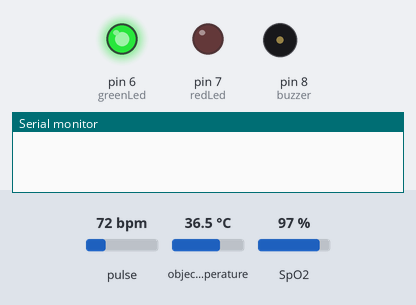
Simulated run of this sketch. Board: Arduino Uno, built with avr-gcc and run on an emulated ATmega328P. Shown: output pins drawn as LEDs (lit = HIGH), buzzer (waves = sounding), the last lines printed to the serial monitor. The test bench sets the inputs (shaded band); at power-on: object temperature 36.5 °C, pulse 72 bpm, SpO2 97 %.

Above: at 1.2 s.
1.3 s: object temperature set to 37 °C
4.5 s: object temperature set to 37.7 °C
At 5.7 s:
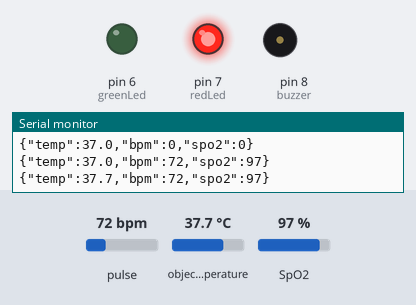
9.0 s: object temperature set to 20 °C
At 10.2 s:
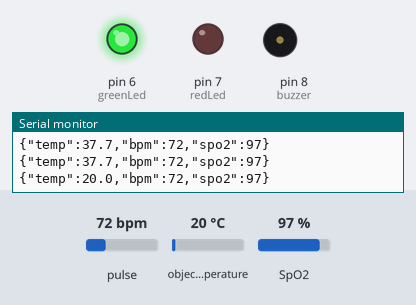
10.5 s: object temperature set to 39 °C
At 10.67 s:
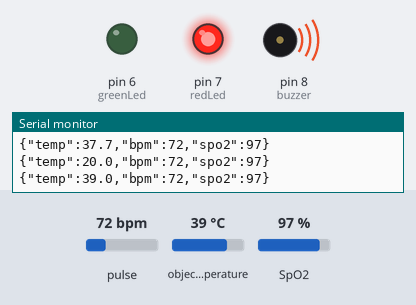
Timing chart, 0 to 17.0 s (numbered marks = the images above; inputs shaded):
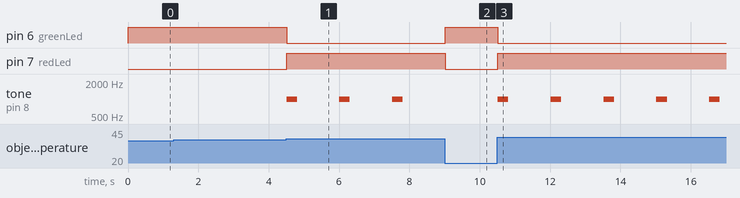

Measured:
- the behaviour switches between 37.4 and 37.5 °C on object temperature (found by bisection; images 0 and 1)
- after the input at 4.5 s, pin 6 (greenLed): HIGH → LOW at once; pin 7 (redLed): LOW → HIGH at once; tone on pin 8 (buzzer): alternates 1000 Hz for 0.30 s and silent for 1.2 s, starting at once
- after the input at 9.0 s, pin 6 (greenLed): LOW → HIGH at once; pin 7 (redLed): HIGH → LOW at once; tone on pin 8 (buzzer): stays silent (without the input it goes to 1000 Hz after 0.01 s)
- after the input at 10.5 s, pin 6 (greenLed): HIGH → LOW at once; pin 7 (redLed): LOW → HIGH at once; tone on pin 8 (buzzer): alternates 1000 Hz for 0.30 s and silent for 1.2 s, starting at once

The sketch:

arduino_code.ino
```cpp
#include <Wire.h>
#include <Adafruit_MLX90614.h>
#include "MAX30100_PulseOximeter.h"

Adafruit_MLX90614 mlx = Adafruit_MLX90614();
PulseOximeter pox;

const int greenLed = 6;
const int redLed = 7;
const int buzzer = 8;

uint32_t tsLastReport = 0;

void onBeatDetected() {
}

void setup() {
    Serial.begin(9600);

    pinMode(greenLed, OUTPUT);
    pinMode(redLed, OUTPUT);
    pinMode(buzzer, OUTPUT);

    mlx.begin();
    pox.begin();
    pox.setOnBeatDetectedCallback(onBeatDetected);

    digitalWrite(greenLed, HIGH);
    digitalWrite(redLed, LOW);
    noTone(buzzer);
}

void loop() {
    pox.update();

    if (millis() - tsLastReport > 1500) {
        float temp = mlx.readObjectTempC();
        float bpm = pox.getHeartRate();
        int spo2 = pox.getSpO2();

        Serial.print("{\"temp\":");
        Serial.print(temp, 1);
        Serial.print(",\"bpm\":");
        Serial.print((int)bpm);
        Serial.print(",\"spo2\":");
        Serial.print(spo2);
        Serial.println("}");

        if (temp > 37.5 || (spo2 > 50 && spo2 < 94)) {
            digitalWrite(redLed, HIGH);
            digitalWrite(greenLed, LOW);
            tone(buzzer, 1000, 300);
        } else {
            digitalWrite(redLed, LOW);
            digitalWrite(greenLed, HIGH);
            noTone(buzzer);
        }

        tsLastReport = millis();
    }
}
```
